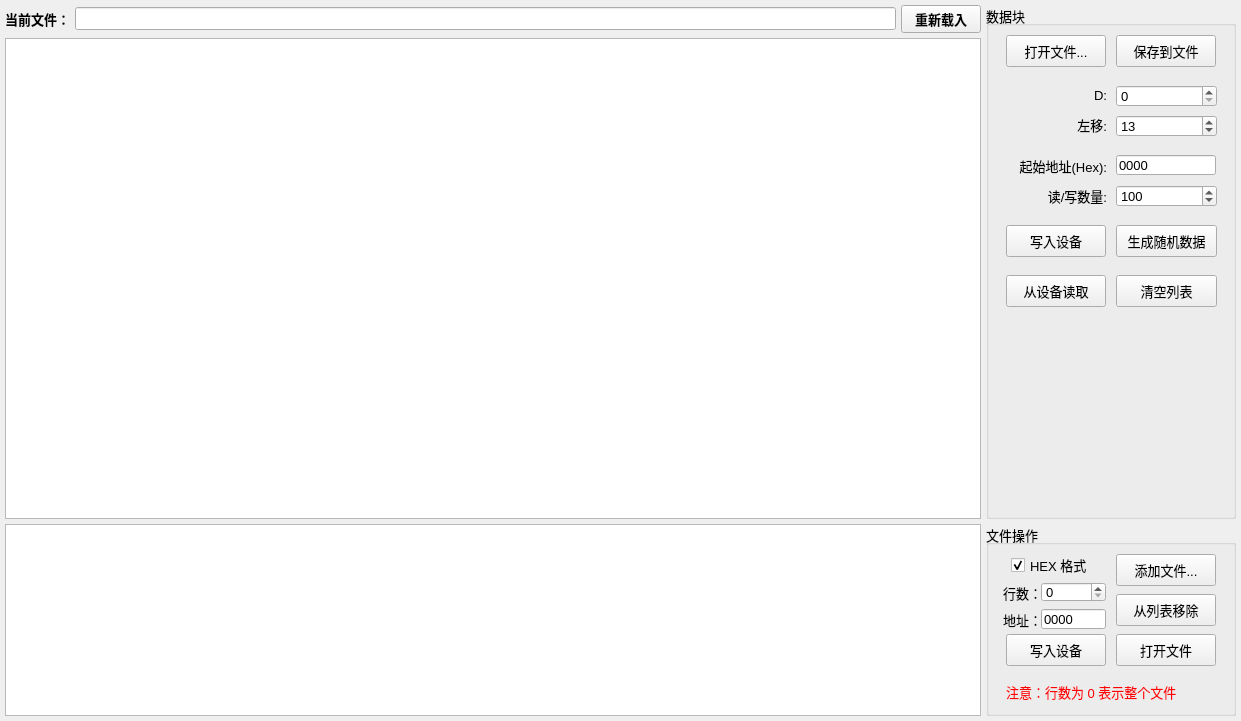
<?xml version="1.0" encoding="UTF-8"?>
<ui version="4.0">
 <class>FrameRamManager</class>
 <widget class="QFrame" name="FrameRamManager">
  <property name="geometry">
   <rect>
    <x>0</x>
    <y>0</y>
    <width>1241</width>
    <height>721</height>
   </rect>
  </property>
  <property name="font">
   <font>
    <pointsize>10</pointsize>
    <bold>true</bold>
   </font>
  </property>
  <property name="focusPolicy">
   <enum>Qt::StrongFocus</enum>
  </property>
  <property name="windowTitle">
   <string>Frame</string>
  </property>
  <property name="styleSheet">
   <string notr="true"/>
  </property>
  <layout class="QVBoxLayout" name="verticalLayout_3" stretch="8,0">
   <property name="spacing">
    <number>5</number>
   </property>
   <property name="leftMargin">
    <number>5</number>
   </property>
   <property name="topMargin">
    <number>5</number>
   </property>
   <property name="rightMargin">
    <number>5</number>
   </property>
   <property name="bottomMargin">
    <number>5</number>
   </property>
   <item>
    <layout class="QHBoxLayout" name="horizontalLayout_2">
     <item>
      <layout class="QVBoxLayout" name="verticalLayout_2">
       <property name="spacing">
        <number>5</number>
       </property>
       <item>
        <layout class="QHBoxLayout" name="horizontalLayout">
         <item>
          <widget class="QLabel" name="label">
           <property name="text">
            <string>当前文件：</string>
           </property>
          </widget>
         </item>
         <item>
          <widget class="QLineEdit" name="lineEditFileName">
           <property name="minimumSize">
            <size>
             <width>600</width>
             <height>0</height>
            </size>
           </property>
          </widget>
         </item>
         <item>
          <widget class="QPushButton" name="pushButtonReLoad">
           <property name="cursor">
            <cursorShape>PointingHandCursor</cursorShape>
           </property>
           <property name="focusPolicy">
            <enum>Qt::NoFocus</enum>
           </property>
           <property name="text">
            <string>重新载入</string>
           </property>
          </widget>
         </item>
        </layout>
       </item>
       <item>
        <widget class="QTableView" name="tableViewData">
         <property name="focusPolicy">
          <enum>Qt::NoFocus</enum>
         </property>
         <property name="selectionMode">
          <enum>QAbstractItemView::SingleSelection</enum>
         </property>
         <property name="selectionBehavior">
          <enum>QAbstractItemView::SelectRows</enum>
         </property>
        </widget>
       </item>
      </layout>
     </item>
     <item>
      <layout class="QVBoxLayout" name="verticalLayout">
       <item>
        <widget class="QGroupBox" name="groupBox1">
         <property name="minimumSize">
          <size>
           <width>250</width>
           <height>0</height>
          </size>
         </property>
         <property name="maximumSize">
          <size>
           <width>250</width>
           <height>16777215</height>
          </size>
         </property>
         <property name="font">
          <font>
           <pointsize>10</pointsize>
           <bold>false</bold>
          </font>
         </property>
         <property name="title">
          <string>数据块</string>
         </property>
         <widget class="QPushButton" name="pushButtonLoad">
          <property name="geometry">
           <rect>
            <x>20</x>
            <y>30</y>
            <width>100</width>
            <height>32</height>
           </rect>
          </property>
          <property name="cursor">
           <cursorShape>PointingHandCursor</cursorShape>
          </property>
          <property name="focusPolicy">
           <enum>Qt::NoFocus</enum>
          </property>
          <property name="text">
           <string>打开文件...</string>
          </property>
         </widget>
         <widget class="QPushButton" name="pushButtonSave">
          <property name="geometry">
           <rect>
            <x>130</x>
            <y>30</y>
            <width>100</width>
            <height>32</height>
           </rect>
          </property>
          <property name="cursor">
           <cursorShape>PointingHandCursor</cursorShape>
          </property>
          <property name="focusPolicy">
           <enum>Qt::NoFocus</enum>
          </property>
          <property name="text">
           <string>保存到文件</string>
          </property>
         </widget>
         <widget class="QPushButton" name="pushButtonWrite">
          <property name="geometry">
           <rect>
            <x>20</x>
            <y>220</y>
            <width>100</width>
            <height>32</height>
           </rect>
          </property>
          <property name="cursor">
           <cursorShape>PointingHandCursor</cursorShape>
          </property>
          <property name="focusPolicy">
           <enum>Qt::NoFocus</enum>
          </property>
          <property name="text">
           <string>写入设备</string>
          </property>
         </widget>
         <widget class="QPushButton" name="pushButtonRead">
          <property name="geometry">
           <rect>
            <x>20</x>
            <y>270</y>
            <width>100</width>
            <height>32</height>
           </rect>
          </property>
          <property name="cursor">
           <cursorShape>PointingHandCursor</cursorShape>
          </property>
          <property name="focusPolicy">
           <enum>Qt::NoFocus</enum>
          </property>
          <property name="text">
           <string>从设备读取</string>
          </property>
         </widget>
         <widget class="QLabel" name="label_2">
          <property name="geometry">
           <rect>
            <x>10</x>
            <y>150</y>
            <width>111</width>
            <height>21</height>
           </rect>
          </property>
          <property name="font">
           <font>
            <pointsize>10</pointsize>
            <bold>false</bold>
           </font>
          </property>
          <property name="text">
           <string>起始地址(Hex):</string>
          </property>
          <property name="alignment">
           <set>Qt::AlignRight|Qt::AlignTrailing|Qt::AlignVCenter</set>
          </property>
         </widget>
         <widget class="QLineEdit" name="lineEditDataAddr">
          <property name="geometry">
           <rect>
            <x>130</x>
            <y>150</y>
            <width>100</width>
            <height>20</height>
           </rect>
          </property>
          <property name="font">
           <font>
            <pointsize>10</pointsize>
            <bold>false</bold>
           </font>
          </property>
          <property name="text">
           <string>0000</string>
          </property>
         </widget>
         <widget class="QLabel" name="label_3">
          <property name="geometry">
           <rect>
            <x>20</x>
            <y>180</y>
            <width>101</width>
            <height>21</height>
           </rect>
          </property>
          <property name="font">
           <font>
            <pointsize>10</pointsize>
            <bold>false</bold>
           </font>
          </property>
          <property name="text">
           <string>读/写数量:</string>
          </property>
          <property name="alignment">
           <set>Qt::AlignRight|Qt::AlignTrailing|Qt::AlignVCenter</set>
          </property>
         </widget>
         <widget class="QSpinBox" name="spinBoxDataCount">
          <property name="geometry">
           <rect>
            <x>130</x>
            <y>180</y>
            <width>101</width>
            <height>22</height>
           </rect>
          </property>
          <property name="minimum">
           <number>1</number>
          </property>
          <property name="maximum">
           <number>10000000</number>
          </property>
          <property name="value">
           <number>100</number>
          </property>
          <property name="displayIntegerBase">
           <number>10</number>
          </property>
         </widget>
         <widget class="QPushButton" name="pushButtonGenData">
          <property name="geometry">
           <rect>
            <x>130</x>
            <y>220</y>
            <width>101</width>
            <height>32</height>
           </rect>
          </property>
          <property name="focusPolicy">
           <enum>Qt::NoFocus</enum>
          </property>
          <property name="text">
           <string>生成随机数据</string>
          </property>
         </widget>
         <widget class="QPushButton" name="pushButtonClearData">
          <property name="geometry">
           <rect>
            <x>130</x>
            <y>270</y>
            <width>101</width>
            <height>32</height>
           </rect>
          </property>
          <property name="focusPolicy">
           <enum>Qt::NoFocus</enum>
          </property>
          <property name="text">
           <string>清空列表</string>
          </property>
         </widget>
         <widget class="QLabel" name="label_4">
          <property name="geometry">
           <rect>
            <x>30</x>
            <y>80</y>
            <width>91</width>
            <height>20</height>
           </rect>
          </property>
          <property name="font">
           <font>
            <pointsize>10</pointsize>
            <bold>false</bold>
           </font>
          </property>
          <property name="text">
           <string>D:</string>
          </property>
          <property name="alignment">
           <set>Qt::AlignRight|Qt::AlignTrailing|Qt::AlignVCenter</set>
          </property>
         </widget>
         <widget class="QSpinBox" name="spinBoxD">
          <property name="geometry">
           <rect>
            <x>130</x>
            <y>80</y>
            <width>101</width>
            <height>22</height>
           </rect>
          </property>
          <property name="maximum">
           <number>1024</number>
          </property>
         </widget>
         <widget class="QSpinBox" name="spinBoxL">
          <property name="geometry">
           <rect>
            <x>130</x>
            <y>110</y>
            <width>101</width>
            <height>22</height>
           </rect>
          </property>
          <property name="maximum">
           <number>64</number>
          </property>
          <property name="value">
           <number>13</number>
          </property>
         </widget>
         <widget class="QLabel" name="label_5">
          <property name="geometry">
           <rect>
            <x>30</x>
            <y>110</y>
            <width>91</width>
            <height>20</height>
           </rect>
          </property>
          <property name="font">
           <font>
            <pointsize>10</pointsize>
            <bold>false</bold>
           </font>
          </property>
          <property name="text">
           <string>左移:</string>
          </property>
          <property name="alignment">
           <set>Qt::AlignRight|Qt::AlignTrailing|Qt::AlignVCenter</set>
          </property>
         </widget>
        </widget>
       </item>
      </layout>
     </item>
    </layout>
   </item>
   <item>
    <layout class="QHBoxLayout" name="horizontalLayout_3">
     <item>
      <widget class="QTableView" name="tableViewFile">
       <property name="focusPolicy">
        <enum>Qt::NoFocus</enum>
       </property>
       <property name="alternatingRowColors">
        <bool>false</bool>
       </property>
       <property name="selectionMode">
        <enum>QAbstractItemView::SingleSelection</enum>
       </property>
       <property name="selectionBehavior">
        <enum>QAbstractItemView::SelectRows</enum>
       </property>
       <property name="wordWrap">
        <bool>false</bool>
       </property>
       <attribute name="horizontalHeaderHighlightSections">
        <bool>false</bool>
       </attribute>
       <attribute name="verticalHeaderHighlightSections">
        <bool>false</bool>
       </attribute>
      </widget>
     </item>
     <item>
      <widget class="QGroupBox" name="groupBox2">
       <property name="minimumSize">
        <size>
         <width>250</width>
         <height>0</height>
        </size>
       </property>
       <property name="maximumSize">
        <size>
         <width>250</width>
         <height>16777215</height>
        </size>
       </property>
       <property name="font">
        <font>
         <pointsize>10</pointsize>
         <bold>false</bold>
        </font>
       </property>
       <property name="title">
        <string>文件操作</string>
       </property>
       <widget class="QPushButton" name="pushButtonAddFile">
        <property name="geometry">
         <rect>
          <x>130</x>
          <y>30</y>
          <width>100</width>
          <height>32</height>
         </rect>
        </property>
        <property name="cursor">
         <cursorShape>PointingHandCursor</cursorShape>
        </property>
        <property name="focusPolicy">
         <enum>Qt::NoFocus</enum>
        </property>
        <property name="text">
         <string>添加文件...</string>
        </property>
       </widget>
       <widget class="QPushButton" name="pushButtonRemoveFile">
        <property name="geometry">
         <rect>
          <x>130</x>
          <y>70</y>
          <width>100</width>
          <height>32</height>
         </rect>
        </property>
        <property name="cursor">
         <cursorShape>PointingHandCursor</cursorShape>
        </property>
        <property name="focusPolicy">
         <enum>Qt::NoFocus</enum>
        </property>
        <property name="text">
         <string>从列表移除</string>
        </property>
       </widget>
       <widget class="QPushButton" name="pushButtonWriteFile">
        <property name="geometry">
         <rect>
          <x>20</x>
          <y>110</y>
          <width>100</width>
          <height>32</height>
         </rect>
        </property>
        <property name="cursor">
         <cursorShape>PointingHandCursor</cursorShape>
        </property>
        <property name="focusPolicy">
         <enum>Qt::NoFocus</enum>
        </property>
        <property name="text">
         <string>写入设备</string>
        </property>
       </widget>
       <widget class="QPushButton" name="pushButtonOpenFile">
        <property name="geometry">
         <rect>
          <x>130</x>
          <y>110</y>
          <width>100</width>
          <height>32</height>
         </rect>
        </property>
        <property name="cursor">
         <cursorShape>PointingHandCursor</cursorShape>
        </property>
        <property name="focusPolicy">
         <enum>Qt::NoFocus</enum>
        </property>
        <property name="text">
         <string>打开文件</string>
        </property>
       </widget>
       <widget class="QCheckBox" name="checkBoxHexFile">
        <property name="geometry">
         <rect>
          <x>25</x>
          <y>30</y>
          <width>80</width>
          <height>22</height>
         </rect>
        </property>
        <property name="text">
         <string>HEX 格式</string>
        </property>
        <property name="checked">
         <bool>true</bool>
        </property>
       </widget>
       <widget class="QLabel" name="label_7">
        <property name="geometry">
         <rect>
          <x>5</x>
          <y>58</y>
          <width>51</width>
          <height>22</height>
         </rect>
        </property>
        <property name="text">
         <string>行数：</string>
        </property>
        <property name="alignment">
         <set>Qt::AlignRight|Qt::AlignTrailing|Qt::AlignVCenter</set>
        </property>
       </widget>
       <widget class="QSpinBox" name="spinBoxLineCount">
        <property name="geometry">
         <rect>
          <x>55</x>
          <y>58</y>
          <width>65</width>
          <height>20</height>
         </rect>
        </property>
        <property name="minimum">
         <number>0</number>
        </property>
        <property name="maximum">
         <number>1000000</number>
        </property>
        <property name="value">
         <number>0</number>
        </property>
       </widget>
       <widget class="QLabel" name="label_8">
        <property name="geometry">
         <rect>
          <x>5</x>
          <y>85</y>
          <width>51</width>
          <height>22</height>
         </rect>
        </property>
        <property name="text">
         <string>地址：</string>
        </property>
        <property name="alignment">
         <set>Qt::AlignRight|Qt::AlignTrailing|Qt::AlignVCenter</set>
        </property>
       </widget>
       <widget class="QLineEdit" name="lineEditFileAddr">
        <property name="geometry">
         <rect>
          <x>55</x>
          <y>85</y>
          <width>65</width>
          <height>20</height>
         </rect>
        </property>
        <property name="font">
         <font>
          <pointsize>10</pointsize>
          <bold>false</bold>
         </font>
        </property>
        <property name="text">
         <string>0000</string>
        </property>
       </widget>
       <widget class="QLabel" name="label_6">
        <property name="geometry">
         <rect>
          <x>20</x>
          <y>160</y>
          <width>211</width>
          <height>16</height>
         </rect>
        </property>
        <property name="font">
         <font>
          <pointsize>10</pointsize>
          <bold>false</bold>
         </font>
        </property>
        <property name="styleSheet">
         <string notr="true">color: rgb(255, 0, 0);</string>
        </property>
        <property name="text">
         <string>注意：行数为 0 表示整个文件</string>
        </property>
       </widget>
      </widget>
     </item>
    </layout>
   </item>
  </layout>
 </widget>
 <resources/>
 <connections/>
</ui>
